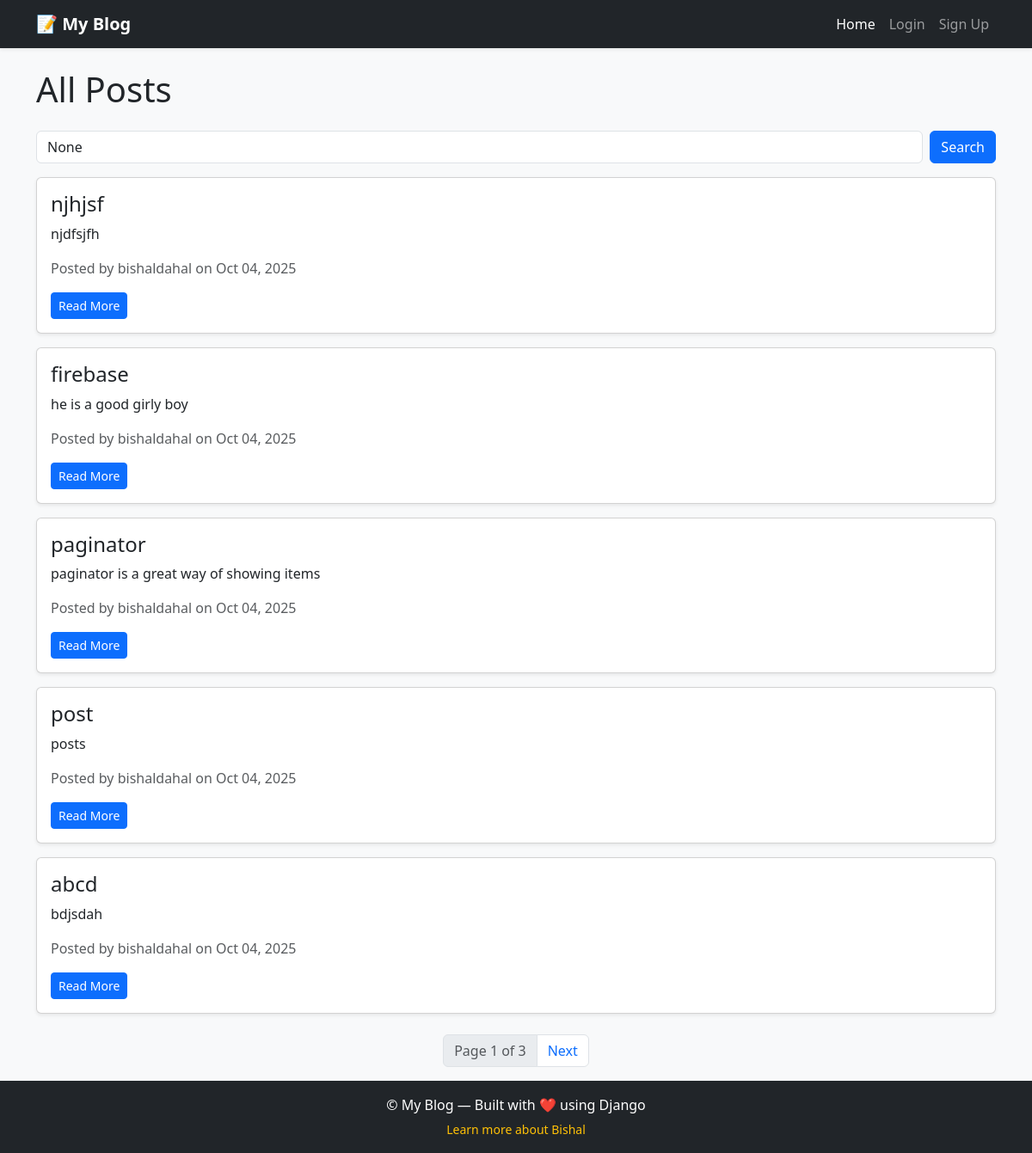
The app's page /posts/, older data.
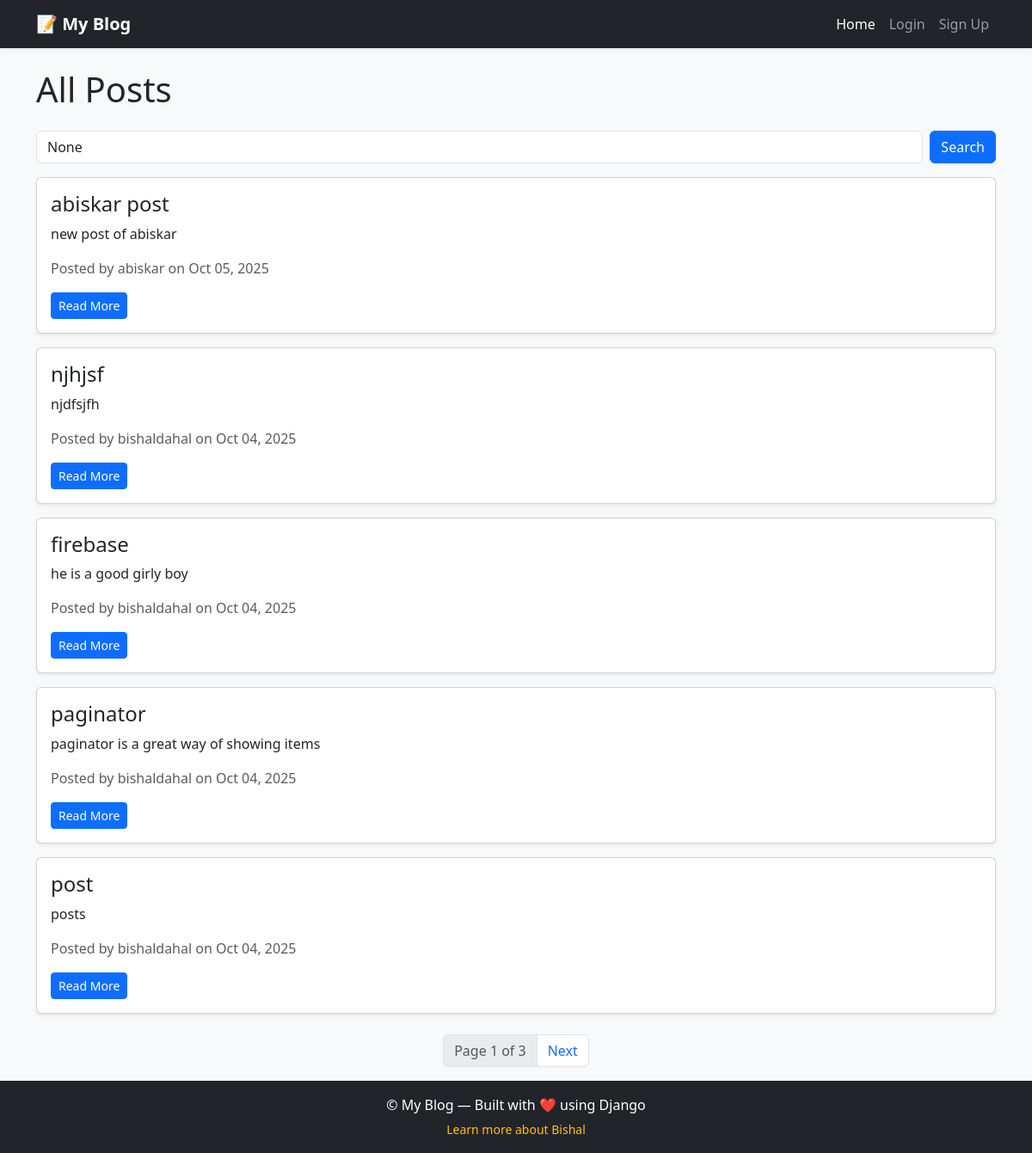
The same page, newer data.
### blog/models.py (models this page shows, shortened)
class Post(models.Model):
    author = models.ForeignKey(User, on_delete=models.CASCADE)
    title = models.CharField(max_length=100)
    content = models.TextField()
    created_at = models.DateTimeField(auto_now_add=True)
    author = models.ForeignKey(User, on_delete=models.CASCADE)

### blog/views.py (the view)
# urls.py: path("posts/", views.post_list, name= "post_list"),
def post_list(request):
    query = request.GET.get('q')
    if query:
        post_list = Post.objects.filter(title__icontains=query).order_by('-created_at')
    else:
        post_list = Post.objects.all().order_by('-created_at')
    paginator = Paginator(post_list, 5)
    page_number = request.GET.get('page')
    page_obj = paginator.get_page(page_number)
    return render(request, 'blog/post_list.html', {'page_obj': page_obj, 'query': query})

### blog/templates/blog/post_list.html (shortened to what this page needs)
{% extends "layout.html" %}
{% block content %}
<h1 class="mb-4">All Posts</h1>
<form method="GET" class="mb-3 d-flex">
  <input type="text" name="q" class="form-control me-2" placeholder="Search posts..." value="{{ query }}">
  <button type="submit" class="btn btn-primary">Search</button>
</form>
{% for post in page_obj %}
  <div class="card mb-3 shadow-sm">
    <div class="card-body">
      <h4 class="card-title">{{ post.title }}</h4>
      <p class="card-text">{{ post.content|truncatewords:20 }}</p>
      <p class="text-muted">Posted by {{ post.author.username }} on {{ post.created_at|date:"M d, Y" }}</p>
      <a href="{% url 'post_detail' post.id %}" class="btn btn-primary btn-sm">Read More</a>
    </div>
  </div>
{% empty %}
  <p>No posts found.</p>
{% endfor %}
<nav aria-label="Page navigation" class="mt-4">
  <ul class="pagination justify-content-center">
    <li class="page-item disabled">
      <span class="page-link">Page {{ page_obj.number }} of {{ page_obj.paginator.num_pages }}</span>
    </li>
    {% if page_obj.has_next %}
      <li class="page-item">
        <a class="page-link" href="?page={{ page_obj.next_page_number }}{% if query %}&q={{ query }}{% endif %}">Next</a>
      </li>
    {% endif %}
  </ul>
</nav>
{% endblock %}

### templates/layout.html (shortened to what this page needs)
<!DOCTYPE html>
<html lang="en">
<head>
  {% load static %}
  <link href="https://cdn.jsdelivr.net/npm/bootstrap@5.3.3/dist/css/bootstrap.min.css" rel="stylesheet">
  <link rel="stylesheet" href="{% static 'blog/css/style.css' %}">
</head>
<body class="bg-light">
{% include 'navbar.html' %}
<div class="container mt-4">
  {% block content %}{% endblock %}
</div>
{% include 'footer.html' %}
</body>
</html>

### templates/navbar.html (shortened to what this page needs)
<nav class="navbar navbar-expand-lg navbar-dark bg-dark shadow-sm">
  <div class="container">
    <a class="navbar-brand fw-bold" href="{% url 'post_list' %}">
      📝 My Blog
    </a>
    <div class="collapse navbar-collapse" id="navbarNav">
      <ul class="navbar-nav ms-auto align-items-center">
        <li class="nav-item">
          <a class="nav-link {% if request.resolver_match.url_name == 'post_list' %}active{% endif %}"
             href="{% url 'post_list' %}">Home</a>
        </li>
        {% if user.is_authenticated %}
          <li class="nav-item">
            <a class="nav-link {% if request.resolver_match.url_name == 'create_post' %}active{% endif %}"
               href="{% url 'create_post' %}">Create Post</a>
          </li>
          <li class="nav-item dropdown">
            <a class="nav-link dropdown-toggle text-capitalize" href="#" id="userDropdown" role="button"
               data-bs-toggle="dropdown" aria-expanded="false">
              👤 {{ user.username }}
            </a>
            <ul class="dropdown-menu dropdown-menu-end" aria-labelledby="userDropdown">
              <li><a class="dropdown-item" href="{% url 'logout' %}">Logout</a></li>
            </ul>
          </li>
        {% else %}
          <li class="nav-item">
            <a class="nav-link {% if request.resolver_match.url_name == 'login' %}active{% endif %}"
               href="{% url 'login' %}">Login</a>
          </li>
          <li class="nav-item">
            <a class="nav-link {% if request.resolver_match.url_name == 'signup' %}active{% endif %}"
               href="{% url 'signup' %}">Sign Up</a>
          </li>
        {% endif %}
      </ul>
    </div>
  </div>
</nav>

### templates/footer.html
<footer class="bg-dark text-white text-center py-3 mt-auto">
  <div class="container">
    <p class="mb-1">© {{ now|date:"Y" }} My Blog — Built with ❤️ using Django</p>
    <small>
      <a href="https://www.bishaldahal20.com.np/" target="_blank" class="text-warning text-decoration-none">
        Learn more about Bishal
      </a>
    </small>
  </div>
</footer>

Row changes from the older to the newer data that the page shows:
no longer on this page (row unchanged): Post: title "abcd", content "bdjsdah", author.username "bishaldahal", created_at "Oct 04, 2025"
added Post: title "abiskar post", content "new post of abiskar", author.username "abiskar", created_at "Oct 05, 2025"
